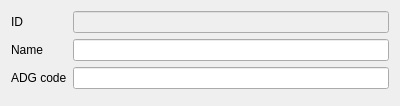
<?xml version="1.0" encoding="UTF-8"?>
<ui version="4.0">
 <class>DlgDishType</class>
 <widget class="QDialog" name="DlgDishType">
  <property name="geometry">
   <rect>
    <x>0</x>
    <y>0</y>
    <width>400</width>
    <height>98</height>
   </rect>
  </property>
  <property name="windowTitle">
   <string>Dialog</string>
  </property>
  <layout class="QHBoxLayout" name="horizontalLayout">
   <item>
    <layout class="QGridLayout" name="gridLayout">
     <item row="1" column="0">
      <widget class="QLabel" name="label_2">
       <property name="text">
        <string>Name</string>
       </property>
      </widget>
     </item>
     <item row="0" column="0">
      <widget class="QLabel" name="label">
       <property name="text">
        <string>ID</string>
       </property>
      </widget>
     </item>
     <item row="0" column="1">
      <widget class="QPLineEdit" name="lineEdit">
       <property name="enabled">
        <bool>false</bool>
       </property>
       <property name="field" stdset="0">
        <string>ID</string>
       </property>
      </widget>
     </item>
     <item row="1" column="1">
      <widget class="QPLineEdit" name="lineEdit_2">
       <property name="field" stdset="0">
        <string>NAME</string>
       </property>
      </widget>
     </item>
     <item row="3" column="0" colspan="2">
      <widget class="FBtnOkCancel" name="widget" native="true"/>
     </item>
     <item row="2" column="0">
      <widget class="QLabel" name="label_3">
       <property name="text">
        <string>ADG code</string>
       </property>
      </widget>
     </item>
     <item row="2" column="1">
      <widget class="QPLineEdit" name="lineEdit_3">
       <property name="field" stdset="0">
        <string>ADGCODE</string>
       </property>
      </widget>
     </item>
    </layout>
   </item>
  </layout>
 </widget>
 <customwidgets>
  <customwidget>
   <class>FBtnOkCancel</class>
   <extends>QWidget</extends>
   <header location="global">fbtnokcancel.h</header>
   <container>1</container>
  </customwidget>
  <customwidget>
   <class>QPLineEdit</class>
   <extends>QLineEdit</extends>
   <header>qplineedit.h</header>
  </customwidget>
 </customwidgets>
 <resources/>
 <connections/>
</ui>
